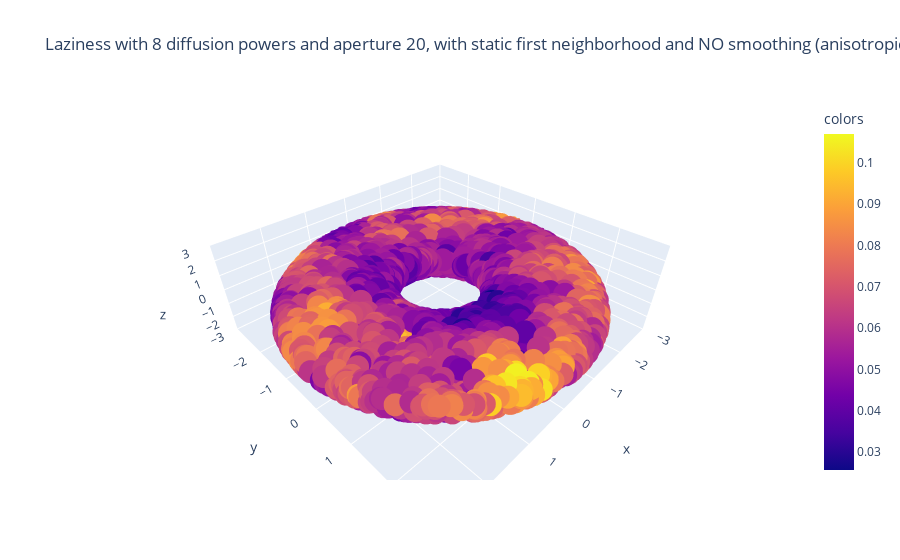

The notebook cell this image was saved under:
### Code cell
plot_3d(X,ks,title="Laziness with 8 diffusion powers and aperture 20, with static first neighborhood and NO smoothing (anisotropic)",use_plotly=True)

### Figure 1 — Plotly figure (JSON) as saved in the notebook; plotly's stock layout.template omitted (floating-point values rounded to 4 significant figures; data arrays with more than 128 entries replaced by an {"elided": "..."} marker saying what was removed)
{"data": [{"hovertemplate": "x=%{x}<br>y=%{y}<br>z=%{z}<br>colors=%{marker.color}<extra></extra>", "legendgroup": "", "marker": {"color": {"elided": "2479 float values"}, "coloraxis": "coloraxis", "symbol": "circle"}, "mode": "markers", "name": "", "scene": "scene", "showlegend": false, "type": "scatter3d", "x": {"elided": "2479 float values"}, "y": {"elided": "2479 float values"}, "z": {"elided": "2479 float values"}}], "layout": {"coloraxis": {"colorbar": {"title": {"text": "colors"}}, "colorscale": [[0, "#0d0887"], [0.1111, "#46039f"], [0.2222, "#7201a8"], [0.3333, "#9c179e"], [0.4444, "#bd3786"], [0.5556, "#d8576b"], [0.6667, "#ed7953"], [0.7778, "#fb9f3a"], [0.8889, "#fdca26"], [1, "#f0f921"]]}, "legend": {"tracegroupgap": 0}, "scene": {"domain": {"x": [0, 1], "y": [0, 1]}, "xaxis": {"range": [-3, 3], "title": {"text": "x"}}, "yaxis": {"range": [-3, 3], "title": {"text": "y"}}, "zaxis": {"range": [-3, 3], "title": {"text": "z"}}}, "title": {"text": "Laziness with 8 diffusion powers and aperture 20, with static first neighborhood and NO smoothing (anisotropic)"}}}
